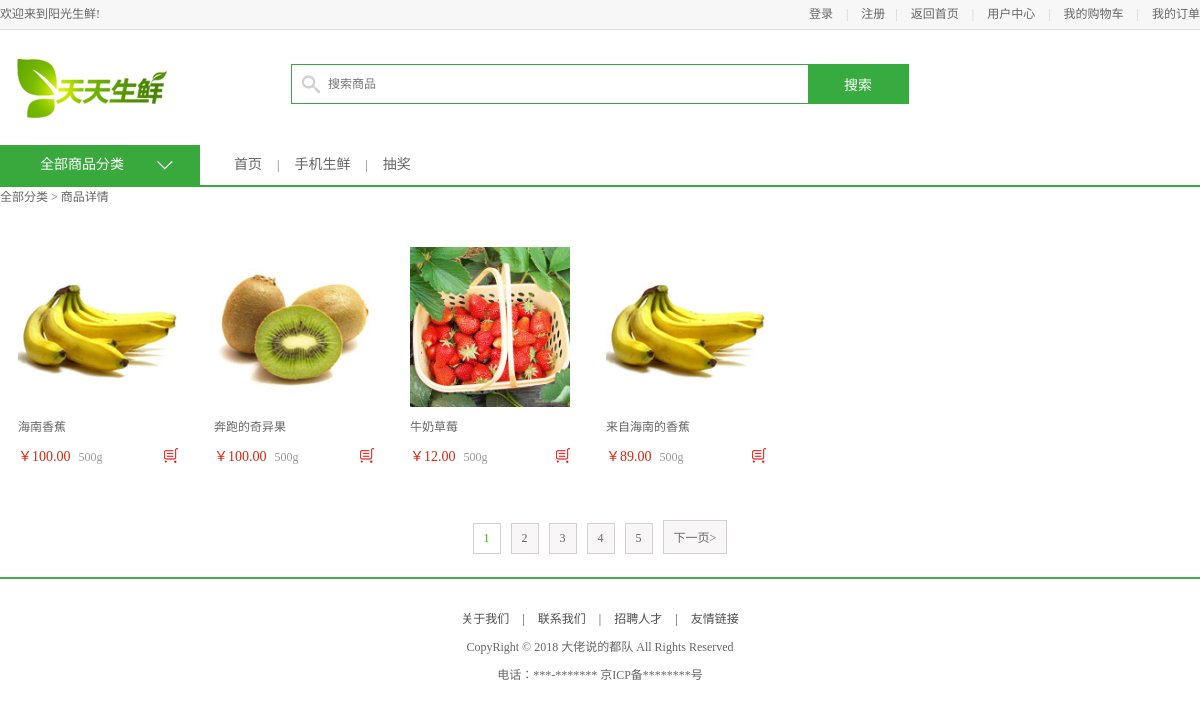
The app's page /search/, older data.
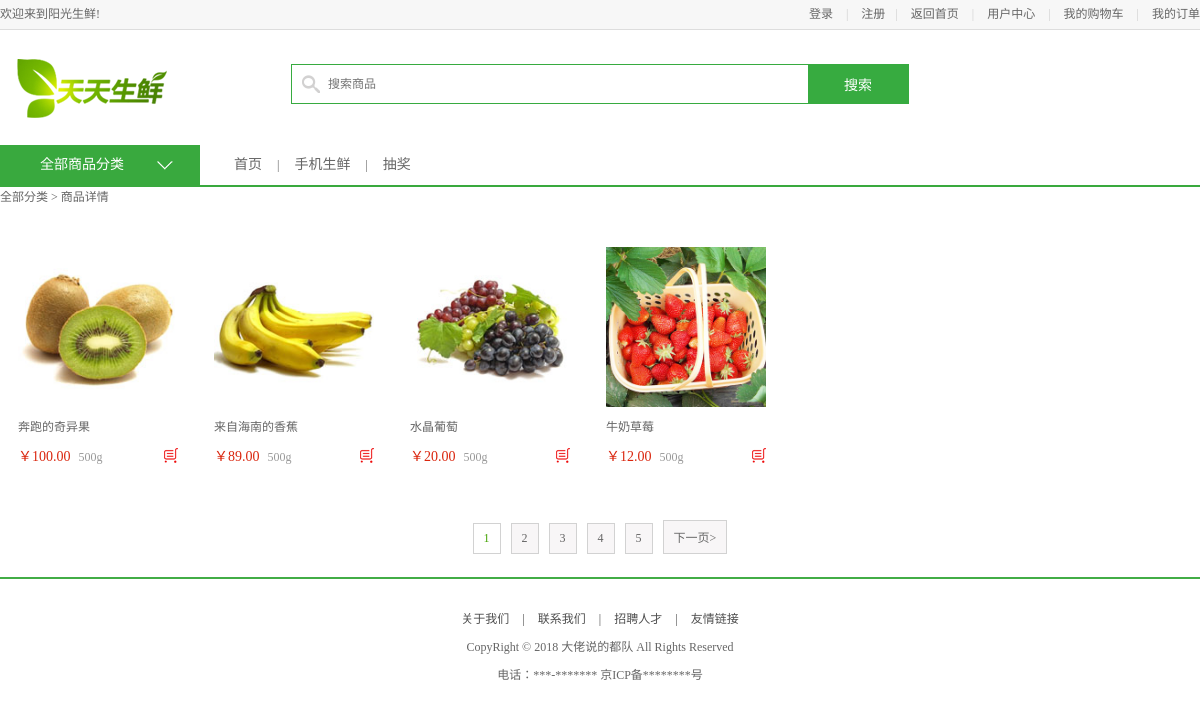
The same page, newer data.
### apps/df_goods/models.py (models this page shows, shortened)
class GoodsInfo(models.Model):
    isDelete = models.BooleanField(default=False)  # 逻辑删除
    gtitle = models.CharField(max_length=20, verbose_name="商品名称", unique=True)
    gpic = models.ImageField(verbose_name='商品图片', upload_to='df_goods/image/%Y/%m', null=True, blank=True)  # 商品图片
    gprice = models.DecimalField(max_digits=5, decimal_places=2, verbose_name="商品价格")  # 商品价格小数位为两位，整数位为3位
    gunit = models.CharField(max_length=20, default='500g', verbose_name="单位重量")
    gclick = models.IntegerField(verbose_name="点击量", default=0, null=False)
    gjianjie = models.CharField(max_length=200, verbose_name="简介")
    gkucun = models.IntegerField(verbose_name="库存", default=0)
    gcontent = HTMLField(max_length=200, verbose_name="详情")
    gtype = models.ForeignKey(TypeInfo, on_delete=models.CASCADE, verbose_name="分类")  # 外键关联TypeInfo表
    class Meta:
        verbose_name = "商品"
        verbose_name_plural = verbose_name

### apps/df_goods/views.py (the view)
# urls.py: url(r'^search/', views.ordinary_search, name="ordinary_search"),  # 全文检索
def ordinary_search(request):
    from django.db.models import Q
    search_keywords = request.GET.get('q', '')
    pindex = request.GET.get('pindex', 1)
    search_status = 1
    cart_num, guest_cart = 0, 0
    try:
        user_id = request.session['user_id']
    except:
        user_id = None
    if user_id:
        guest_cart = 1
        cart_num = CartInfo.objects.filter(user_id=int(user_id)).count()
    goods_list = GoodsInfo.objects.filter(
        Q(gtitle__icontains=search_keywords) |
        Q(gcontent__icontains=search_keywords) |
        Q(gjianjie__icontains=search_keywords)).order_by("gclick")
    if goods_list.count() == 0:
        search_status = 0
        goods_list = GoodsInfo.objects.all().order_by("gclick")[:4]
    paginator = Paginator(goods_list, 4)
    page = paginator.page(int(pindex))
    context = {
        'title': '搜索列表',
        'search_status': search_status,
        'guest_cart': guest_cart,
        'cart_num': cart_num,
        'page': page,
        'paginator': paginator,
    }
    return render(request, 'df_goods/ordinary_search.html', context)

### templates/df_goods/ordinary_search.html (shortened to what this page needs)
{% extends 'base.html' %}
{% load staticfiles %}
{% block center_body %}
    <div class="navbar_con">
		<div class="navbar clearfix">
			<div class="subnav_con fl">
				<h1>全部商品分类</h1>
				<span></span>
			</div>
			<ul class="navlist fl">
				<li><a href="{% url "df_goods:index" %}">首页</a></li>
				<li class="interval">|</li>
				<li><a href="">手机生鲜</a></li>
				<li class="interval">|</li>
				<li><a href="{% url "df_goods:coupon" %}">抽奖</a></li>
			</ul>
		</div>
	</div>
	<div class="breadcrumb">
		全部分类
        > 商品详情
	</div>
    <div class="main_wrap clearfix">
        <ul class="goods_type_list clearfix">
            {%  for item in page %}
            <li>
                <a href="/{{ item.id }}/"><img src="{{ MEDIA_URL }}{{ item.gpic }}"></a>
                <h4><a href="/{{ item.id }}/">{{ item.gtitle }}</a></h4>
                <div class="operate">
                    <span class="prize">￥{{ item.gprice }}</span>
                    <span class="unit">{{ item.gunit }}</span>
                    <a href="/cart/add{{ item.id }}_1/" class="add_goods" title="加入购物车"></a>
                </div>
            </li>
            {% endfor %}
        </ul>
        <div class="pagenation">
            {% for pindex in paginator.page_range %}
                {% if pindex == page.number %}
                    <a href="#" class="active">{{ pindex }}</a>
                {% else %}
                    <a href="{% url "df_user:ordinary_search" %}?q={{ query }}&amp;page={{ pindex }}">{{ pindex }}</a>
                {% endif %}
            {% endfor %}
            {% if page.has_next %}
                <a href="{% url "df_user:ordinary_search" %}?q={{ query }}&amp;page={{ page.next_page_number }}">下一页></a>
            {% endif %}
        </div>
    </div>
{% endblock center_body %}

Row changes from the older to the newer data that the page shows:
no longer on this page (row edited): GoodsInfo: gpic (picture), gtitle "海南香蕉", gprice "100.00", gunit "500g"
changed GoodsInfo "来自海南的香蕉": moves up the list
now on this page (row unchanged): GoodsInfo: gpic (picture), gtitle "水晶葡萄", gprice "20.00", gunit "500g"
